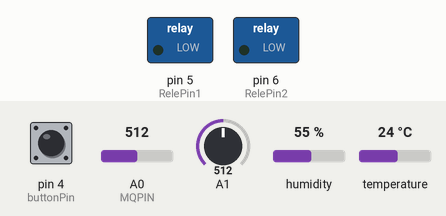
Bench run of a sketch on a simulated Arduino Uno, built with avr-gcc and run on an emulated ATmega328P. Shown: switched loads named in the sketch (green lamp = pin HIGH). Dashed ring = blinking. The inputs (shaded band) are chosen by the test bench; at power-on: pin 4 (buttonPin) HIGH, A0 (MQPIN) = 512, A1 = 512, humidity 55 %, temperature 24 °C. No radio packets arrive unless stated.

Above: at 1.2 s.
1.3 s: pin 4 (buttonPin) pulled LOW for 1 s
At 3.5 s:
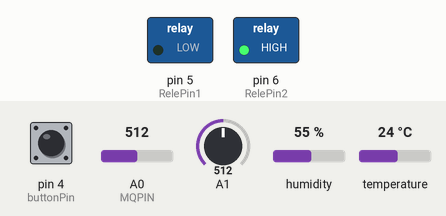
4.8 s: pin 4 (buttonPin) pulled LOW for 0.15 s
At 5.7 s:
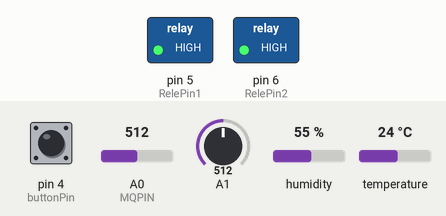
6.4 s: pin 4 (buttonPin) pulled LOW for 3.2 s
At 6.9 s:
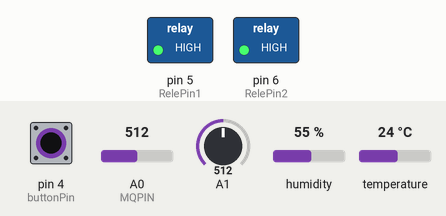
Timing chart, 0 to 11.0 s (numbered marks = the images above; inputs shaded):
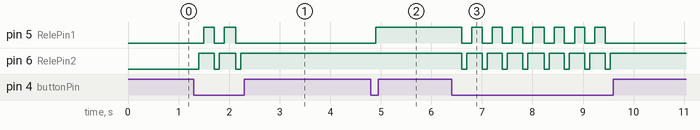

The sketch:

Otdavatel.ino
```cpp
#include <SPI.h>       // Подключаем библиотеку SPI
#include <nRF24L01.h>  // Подключаем библиотеку nRF24L01
#include <RF24.h>      // Подключаем библиотеку RF24
#include <Wire.h>
#include <DHT.h>
#define DHTPIN 2
#define MQPIN A0

RF24 radio(9, 10);                // Указываем номера выводов nRF24L01: CE и CSN
const uint32_t pipe = 111156789;  // адрес "трубы" - адрес передатчика
DHT dht(DHTPIN, DHT11);

int temperature, val; // значение температуры и угол потенциометра
int save_temperature = 25, save_co2 = 100, save_humidity; // настроенные значения
bool bool_temperature, bool_co2; // идёт ли нагрев или охлаждение
int humidity; // значение влажности
int co2; // значение CO2
int regim = 0;  // начальное значение переменной состояния
int time_regim = 0; // по истечении данного времени regim переходит в 0
long long time_send = 0; // время передачи
int buttonPin = 4;  // номер пина, к которому подключена кнопка
int RelePin1 = 5; // пин на температуру
int RelePin2 = 6; //------------------------------------

void setup() {
  Serial.begin(9600);                // инициализация serial порта
  radio.begin();                     // Инициируем работу nRF24L01
  radio.setChannel(0x5f);            // Устанавливаем канал
  radio.openWritingPipe(pipe);       // Открываем "трубу" отправки данных
  radio.stopListening();             // Прекращаем прослушивание
  pinMode(buttonPin, INPUT_PULLUP);  // устанавливаем пин кнопки в режим входа с подтяжкой к питанию
  pinMode(A1, INPUT);                // устанавливаем пин A1 как вход
  pinMode(RelePin1, OUTPUT);         // установка пина на реле в вывод сигнала
  pinMode(RelePin2, OUTPUT);         // установка пина на реле в вывод сигнала
  dht.begin();
}
void loop() {
  switch (regim) { // отправляет нужные данные в зависимости режима
    case 0: // стандартный режим. считывание всех данных
      temperature = dht.readTemperature();
      humidity = dht.readHumidity();
      co2 = analogRead(MQPIN);
      break;
    case 1: // настройка температуры
      temperature = dht.readTemperature();
      humidity = dht.readHumidity();
      co2 = analogRead(MQPIN);
      val = analogRead(A1);                    // считываем значение с потенциометра
      temperature = map(val, 0, 1023, 0, 40);  // преобразуем значение в выходное значение от 0 до 100
      save_temperature = temperature;
      humidity = 0;
      co2 = 0;

      break;
    case 2: // настройка влажности
      temperature = dht.readTemperature();
      humidity = dht.readHumidity();
      co2 = analogRead(MQPIN);
      temperature = 0;
      humidity = map(analogRead(A1), 0, 1023, 0, 100);
      save_humidity = humidity;
      co2 = 0;
      break;
    case 3: // настройка CO2
      temperature = dht.readTemperature();
      humidity = dht.readHumidity();
      co2 = analogRead(MQPIN);
      temperature = 0;
      humidity = 0;
      co2 = map(analogRead(A1), 0, 1023, 0, 100);
      save_co2 = co2;
      break;
  }

  if (time_regim / 40 == 1) { // через 60 секунд режим обнуляется
    regim = 0;
    time_regim = 0;
  }

  if (save_temperature - temperature < 0) bool_temperature = 0; // перегрев
  if (save_temperature - temperature > 5 or bool_temperature) { // переохлаждение
    digitalWrite(RelePin1, 1);
    bool_temperature = 1;
  } else {
    digitalWrite(RelePin1, 0);
  }

  if (save_co2 - co2 < 0) bool_co2 = 0; // превышение CO2
  if (save_co2 - co2 > 5 or bool_co2) { // мало CO2
    digitalWrite(RelePin2, 1);
    bool_co2 = 1;
  } else {
    digitalWrite(RelePin2, 0);
  }


  if (digitalRead(buttonPin) == LOW) {    // если кнопка нажата
    delay(100);                           // задержка для фиксации нажатия
    if (digitalRead(buttonPin) == LOW) {  // если кнопка все еще нажата после задержки
      regim++;                            // увеличиваем значение переменной состояния на 1
      time_regim = 0;
      if (regim > 3) {  // если значение переменной состояния больше 3
        regim = 0;      // устанавливаем значение переменной состояния в 0
      }
    }
  }
  if (millis() - time_send > 1500) { // каждые 1.5 секунды отправляются данные на второе устройства
    time_send = millis();
    // преобразование полученных данных в сообщение
    String message = String(temperature) + " " + String(humidity) + " " + String(co2) + " " + String(regim);
    // Serial.println(message);
    uint8_t buffer[32]; // тип данных, которые отправляет антенна

    message.getBytes(buffer, message.length() + 1); // преобразование в массив
    radio.write(buffer, sizeof(buffer));  // Отсылаем текст
    // Serial.println("send");
    time_regim++;
  }
}
```

Measured:
- after the input at 1.3 s, pin 5 (RelePin1): alternates HIGH for 0.21 s and LOW for 0.20 s, 4 changes in all, then stays LOW, starting after 0.20 s; pin 6 (RelePin2): alternates HIGH for 0.31 s and LOW for 0.10 s, 5 changes in all, then stays HIGH, starting after 0.10 s
- after the input at 4.8 s, pin 5 (RelePin1): LOW → HIGH after 0.10 s
- after the input at 6.4 s, pin 5 (RelePin1): alternates HIGH for 0.20 s and LOW for 0.20 s, 15 changes in all, then stays LOW, starting after 0.20 s; pin 6 (RelePin2): alternates HIGH for 0.30 s and LOW for 0.10 s, 16 changes in all, then stays HIGH, starting after 0.20 s
